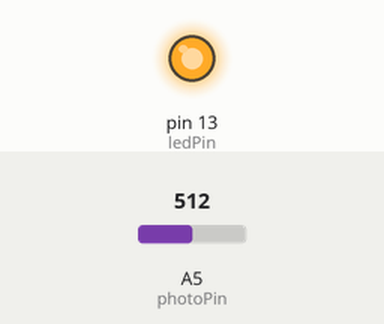
Simulated run of this sketch. Board: Arduino Uno, built with avr-gcc and run on an emulated ATmega328P. Parts: output pins drawn as LEDs (lit = HIGH). Inputs (shaded band) come from the test bench; at power-on: A5 (photoPin) = 512. What the sketch prints to the serial monitor is not drawn.

Above: at 0.1 s.
At 5.1 s:
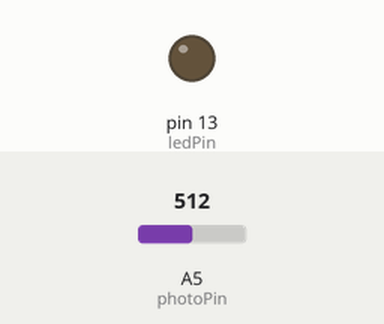
Timing chart, 0 to 6.6 s (numbered marks = the images above):
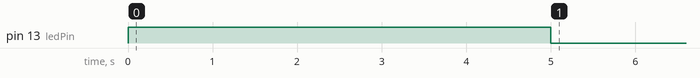

The sketch:

Light_Teremin.ino
```cpp
/*
  Light Theremin
  Calibrates a photoresistor on A5 for five seconds, then maps light levels
  to pitch on a piezo buzzer on pin 7. The LED on pin 13 stays on during
  calibration, and the current pitch is printed to the serial monitor.
*/

// Photoresistor divider
// 5V ---- photoresistor ----+---- A5
//                           |
//                         resistor
//                           |
// GND ----------------------+
//
// Piezo buzzer
// Pin 7 -- positive lead
// GND ---- negative lead
//
// Calibration LED
// Pin 13 --- built-in LED or external LED with resistor to GND

int sensorValue;
int sensorLow = 1023;
int sensorHigh = 0;

const int ledPin = 13;
const int piezoPin = 7;
const int photoPin = A5;

int calibratedPitch(int sensorReading) {
  if (sensorHigh <= sensorLow) {
    return 0;
  }

  return map(sensorReading, sensorLow, sensorHigh, 50, 4000);
}

void setup() {
  pinMode(ledPin, OUTPUT);
  digitalWrite(ledPin, HIGH);
  while (millis() < 5000) {
    sensorValue = analogRead(photoPin);
    if (sensorValue > sensorHigh) {
      sensorHigh = sensorValue;
    }

    if (sensorValue < sensorLow) {
      sensorLow = sensorValue;
    }
  }

  digitalWrite(ledPin, LOW);
  Serial.begin(9600);
}

void loop() {
  sensorValue = analogRead(photoPin);

  int pitch = calibratedPitch(sensorValue);
  Serial.println(pitch);

  if (pitch <= 0) {
    noTone(piezoPin);
  }
  else {
    tone(piezoPin, pitch, 20);
  }

  delay(10);
}
```
